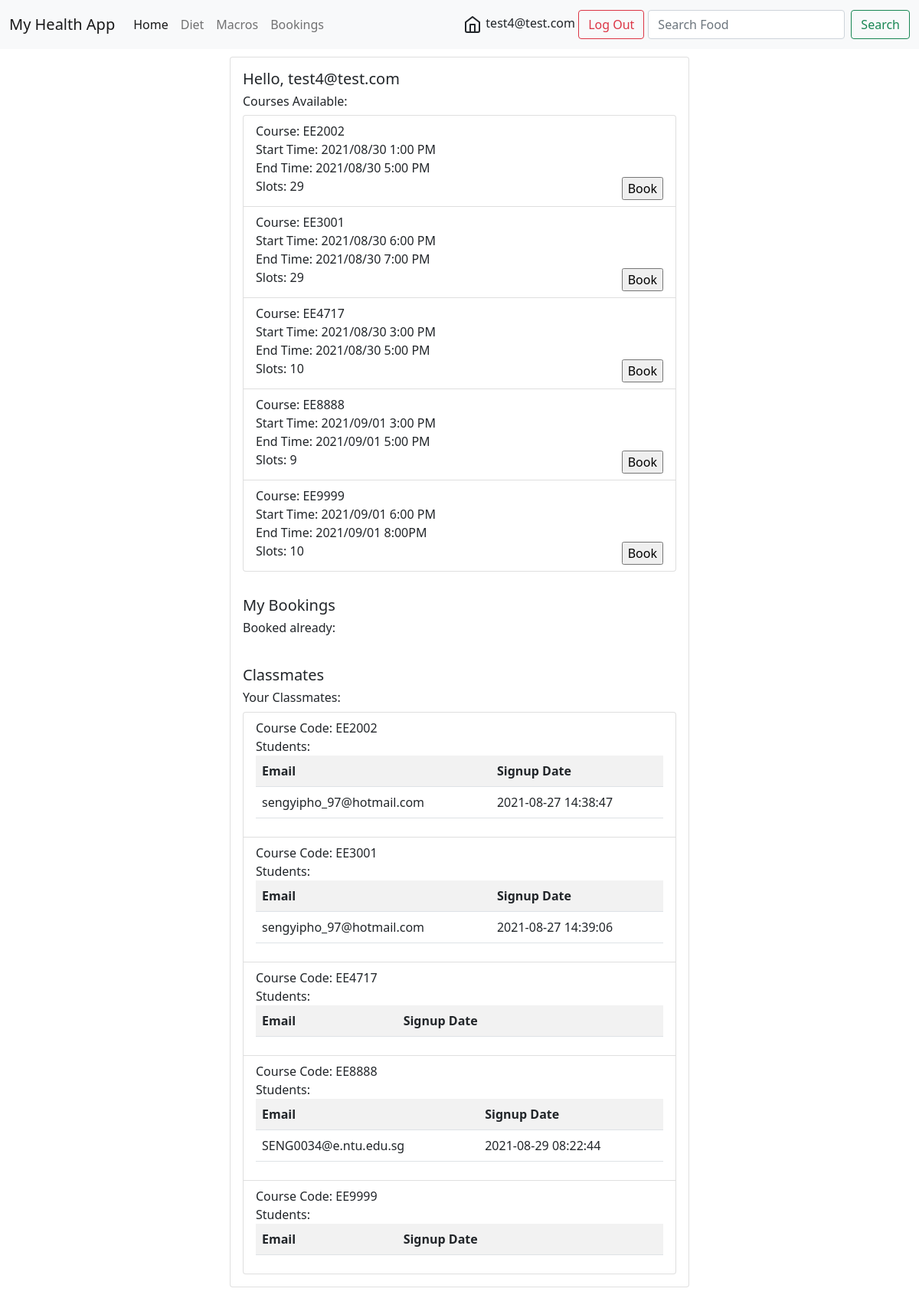
The app's page /bookings (signed in) with its own data.
### tables this page shows
CREATE TABLE courses (course_id INTEGER, start_time TIME, end_time TIME, slots INTEGER);

CREATE TABLE courses_log (user_id INTEGER, course_id INTEGER, time DEFAULT CURRENT_TIMESTAMP, FOREIGN KEY (course_id) REFERENCES courses(course_id));

CREATE TABLE users (id INTEGER, username TEXT NOT NULL, hash TEXT NOT NULL, PRIMARY KEY(id));

### app.py (the view, shortened to what this page needs)
@app.route("/bookings", methods=["GET", "POST"])
@login_required
def bookings():
    if request.method == "GET":
        con = sqlite3.connect('test.db')
        cur = con.cursor()
        res={}
        res['courses'] = cur.execute("""SELECT * FROM courses WHERE course_id NOT IN(SELECT courses.course_id FROM courses INNER JOIN courses_log ON courses.course_id = courses_log.course_id WHERE courses_log.user_id = ?);""",(session["user_id"], )).fetchall()
        res['booked'] = cur.execute("""SELECT * FROM courses WHERE course_id IN(SELECT courses.course_id FROM courses INNER JOIN courses_log ON courses.course_id = courses_log.course_id WHERE courses_log.user_id = ?);""",(session["user_id"], )).fetchall()
        res['courseList'] = ['EE2002', 'EE3001', 'EE4717', 'EE8888', 'EE9999' ]
        for course in res['courseList']:
            res[course] = cur.execute("""SELECT users.username, courses_log.course_id, courses_log.time FROM users INNER JOIN courses_log ON users.id = courses_log.user_id WHERE courses_log.course_id = ? ;""",(course, )).fetchall()
        cur.close()
        return render_template("bookings.html", res=res)

### helpers.py (called while the page is built)
def login_required(f):
    @wraps(f)
    def decorated_function(*args, **kwargs):
        if session.get("user_id") is None:
            return redirect("/login")
        return f(*args, **kwargs)
    return decorated_function

### templates/bookings.html (shortened to what this page needs)
{% extends "root.html" %}
{% block main %}
<div class="card" style="max-width :600px; margin:auto;">
    <div class="card-body">
      <h5>Hello, {{session['email']}}</h5>
      <div class="row">
        <div class="col">
          <h6>Courses Available:</h6>
          {% if res %}
          <ul class="list-group">
            {% for r in res['courses'] %}
              <li class="list-group-item">
                <form action="/bookings" method="post">
                  Course: {{r[0]}}<br>
                  Start Time: {{r[1]}}<br>
                  End Time: {{r[2]}}<br>
                  <input type="submit" style="float:right" value="Book">
                  Slots: {{r[3]}}
                </form>
              </li>
            {% endfor %}
          </ul>
          {% endif %}
      </div>
    </div>
</div>
  <div class="card-body">
    <h5>My Bookings</h5>
    <div class="row">
      <div class="col">
        <h6>Booked already:</h6>
    </div>
  </div>
</div>
  <div class="card-body">
    <h5>Classmates</h5>
    <div class="row">
      <div class="col">
        <h6>Your Classmates:</h6>
        {% if res %}
        <ul class="list-group">
          {% for course in res['courseList'] %}
            <li class="list-group-item">
              Course Code: {{course}}<br>
              Students:
              <table class="table table-striped">
                <tr>
                  <th>Email</th>
                  <th>Signup Date</th>
                </tr>
                {% for r in res[course] %}
                <tr>
                  <td>{{r[0]}}</td>
                  <td>{{r[2]}}</td>
                </tr>
                {% endfor %}
              </table>
            </li>
          {% endfor %}
        </ul>
        {% endif %}
    </div>
  </div>
</div>
</div>
{% endblock %}

### records on screen
courses: course "EE2002", start_time "2021/08/30 1:00 PM", end_time "2021/08/30 5:00 PM", slots "29"
courses: course "EE3001", start_time "2021/08/30 6:00 PM", end_time "2021/08/30 7:00 PM", slots "29"
courses: course "EE4717", start_time "2021/08/30 3:00 PM", end_time "2021/08/30 5:00 PM", slots "10"
courses: course "EE8888", start_time "2021/09/01 3:00 PM", end_time "2021/09/01 5:00 PM", slots "9"
courses: course "EE9999", start_time "2021/09/01 6:00 PM", end_time "2021/09/01 8:00PM", slots "10"
courses_log: username "sengyipho_97@hotmail.com", time "2021-08-27 14:38:47"
courses_log: username "sengyipho_97@hotmail.com", time "2021-08-27 14:39:06"
courses_log: username "SENG0034@e.ntu.edu.sg", time "2021-08-29 08:22:44"

### other values on screen
{{ session["email"] }} "test4@test.com"
{{ session['email'] }} "test4@test.com"
{{ course }} "EE2002" "EE3001" "EE4717" "EE8888" "EE9999"
